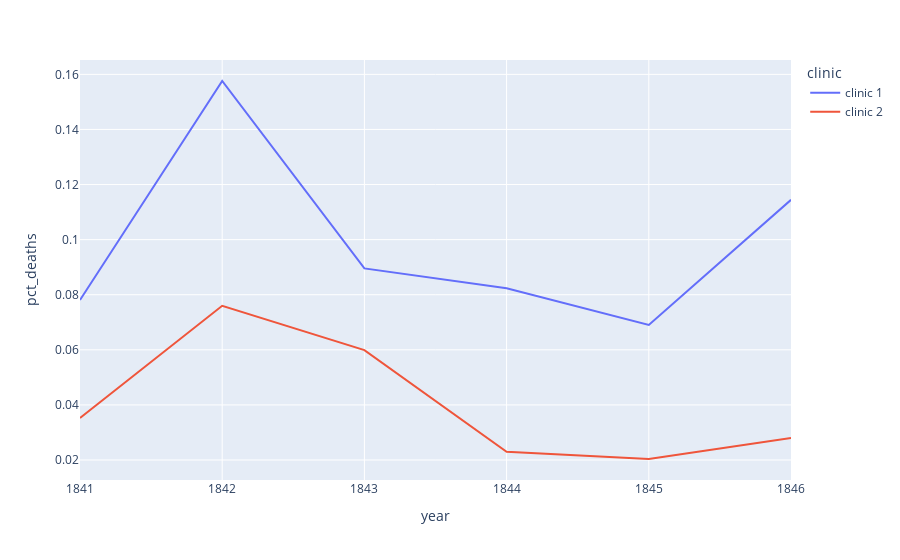

Notebook code for this chart:
### Markdown cell above
### Plotting the Proportion of Yearly Deaths by Clinic

### Code cell
px.line(df_yearly, "year", "pct_deaths", color="clinic")

### Figure 1 — Plotly figure (JSON) as saved in the notebook; plotly's stock layout.template omitted (floating-point values rounded to 4 significant figures)
{"data": [{"hovertemplate": "clinic=clinic 1<br>year=%{x}<br>pct_deaths=%{y}<extra></extra>", "legendgroup": "clinic 1", "line": {"color": "#636efa", "dash": "solid"}, "marker": {"symbol": "circle"}, "mode": "lines", "name": "clinic 1", "orientation": "v", "showlegend": true, "type": "scatter", "x": [1841, 1842, 1843, 1844, 1845, 1846], "xaxis": "x", "y": [0.07806, 0.1576, 0.08954, 0.08236, 0.06901, 0.1145], "yaxis": "y"}, {"hovertemplate": "clinic=clinic 2<br>year=%{x}<br>pct_deaths=%{y}<extra></extra>", "legendgroup": "clinic 2", "line": {"color": "#EF553B", "dash": "solid"}, "marker": {"symbol": "circle"}, "mode": "lines", "name": "clinic 2", "orientation": "v", "showlegend": true, "type": "scatter", "x": [1841, 1842, 1843, 1844, 1845, 1846], "xaxis": "x", "y": [0.03522, 0.07597, 0.05988, 0.023, 0.02036, 0.02797], "yaxis": "y"}], "layout": {"legend": {"title": {"text": "clinic"}, "tracegroupgap": 0}, "margin": {"t": 60}, "xaxis": {"anchor": "y", "domain": [0, 1], "title": {"text": "year"}}, "yaxis": {"anchor": "x", "domain": [0, 1], "title": {"text": "pct_deaths"}}}}
